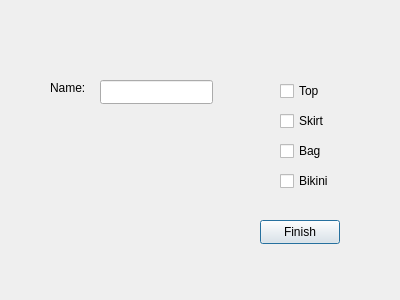
<?xml version="1.0" encoding="UTF-8"?>
<ui version="4.0">
 <class>WomenswearDialog</class>
 <widget class="QDialog" name="WomenswearDialog">
  <property name="geometry">
   <rect>
    <x>0</x>
    <y>0</y>
    <width>400</width>
    <height>300</height>
   </rect>
  </property>
  <property name="windowTitle">
   <string>Dialog</string>
  </property>
  <widget class="QCheckBox" name="skirtCheckBox">
   <property name="geometry">
    <rect>
     <x>280</x>
     <y>110</y>
     <width>78</width>
     <height>22</height>
    </rect>
   </property>
   <property name="text">
    <string>Skirt</string>
   </property>
  </widget>
  <widget class="QCheckBox" name="topCheckBox">
   <property name="geometry">
    <rect>
     <x>280</x>
     <y>80</y>
     <width>78</width>
     <height>22</height>
    </rect>
   </property>
   <property name="text">
    <string>Top</string>
   </property>
  </widget>
  <widget class="QPushButton" name="woFinishButton">
   <property name="geometry">
    <rect>
     <x>260</x>
     <y>220</y>
     <width>80</width>
     <height>24</height>
    </rect>
   </property>
   <property name="text">
    <string>Finish</string>
   </property>
  </widget>
  <widget class="QCheckBox" name="bagCheckBox">
   <property name="geometry">
    <rect>
     <x>280</x>
     <y>140</y>
     <width>78</width>
     <height>22</height>
    </rect>
   </property>
   <property name="text">
    <string>Bag</string>
   </property>
  </widget>
  <widget class="QLineEdit" name="woLineEdit">
   <property name="geometry">
    <rect>
     <x>100</x>
     <y>80</y>
     <width>113</width>
     <height>24</height>
    </rect>
   </property>
  </widget>
  <widget class="QLabel" name="woNameLabel">
   <property name="geometry">
    <rect>
     <x>50</x>
     <y>80</y>
     <width>49</width>
     <height>16</height>
    </rect>
   </property>
   <property name="text">
    <string>Name:</string>
   </property>
  </widget>
  <widget class="QCheckBox" name="bikiniCheckBox">
   <property name="geometry">
    <rect>
     <x>280</x>
     <y>170</y>
     <width>78</width>
     <height>22</height>
    </rect>
   </property>
   <property name="text">
    <string>Bikini</string>
   </property>
  </widget>
 </widget>
 <resources/>
 <connections/>
</ui>
